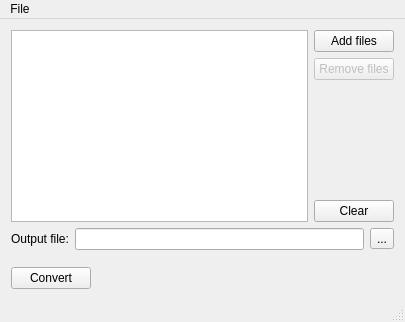
<?xml version="1.0" encoding="UTF-8"?>
<ui version="4.0">
 <class>MainWindow</class>
 <widget class="QMainWindow" name="MainWindow">
  <property name="geometry">
   <rect>
    <x>0</x>
    <y>0</y>
    <width>405</width>
    <height>322</height>
   </rect>
  </property>
  <property name="windowTitle">
   <string>PowerOne Data Converter</string>
  </property>
  <widget class="QWidget" name="centralWidget">
   <layout class="QVBoxLayout" name="verticalLayout_2">
    <item>
     <layout class="QHBoxLayout" name="horizontalLayout">
      <item>
       <widget class="QListWidget" name="fileNamesListWidget">
        <property name="editTriggers">
         <set>QAbstractItemView::NoEditTriggers</set>
        </property>
        <property name="alternatingRowColors">
         <bool>true</bool>
        </property>
        <property name="selectionMode">
         <enum>QAbstractItemView::ContiguousSelection</enum>
        </property>
        <property name="selectionBehavior">
         <enum>QAbstractItemView::SelectItems</enum>
        </property>
        <property name="viewMode">
         <enum>QListView::ListMode</enum>
        </property>
       </widget>
      </item>
      <item>
       <layout class="QVBoxLayout" name="verticalLayout">
        <item>
         <widget class="QPushButton" name="addFilesButton">
          <property name="text">
           <string>Add files</string>
          </property>
         </widget>
        </item>
        <item>
         <widget class="QPushButton" name="removeFilesButton">
          <property name="enabled">
           <bool>false</bool>
          </property>
          <property name="text">
           <string>Remove files</string>
          </property>
         </widget>
        </item>
        <item>
         <spacer name="verticalSpacer">
          <property name="orientation">
           <enum>Qt::Vertical</enum>
          </property>
          <property name="sizeHint" stdset="0">
           <size>
            <width>20</width>
            <height>40</height>
           </size>
          </property>
         </spacer>
        </item>
        <item>
         <widget class="QPushButton" name="clearFilesButton">
          <property name="text">
           <string>Clear</string>
          </property>
         </widget>
        </item>
       </layout>
      </item>
     </layout>
    </item>
    <item>
     <layout class="QHBoxLayout" name="horizontalLayout_2">
      <item>
       <widget class="QLabel" name="outputFileLabel">
        <property name="text">
         <string>Output file:</string>
        </property>
        <property name="buddy">
         <cstring>outputFileLineEdit</cstring>
        </property>
       </widget>
      </item>
      <item>
       <widget class="QLineEdit" name="outputFileLineEdit"/>
      </item>
      <item>
       <widget class="QToolButton" name="outputFileToolButton">
        <property name="text">
         <string>...</string>
        </property>
       </widget>
      </item>
     </layout>
    </item>
    <item>
     <spacer name="verticalSpacer_2">
      <property name="orientation">
       <enum>Qt::Vertical</enum>
      </property>
      <property name="sizeHint" stdset="0">
       <size>
        <width>20</width>
        <height>4</height>
       </size>
      </property>
     </spacer>
    </item>
    <item>
     <layout class="QHBoxLayout" name="horizontalLayout_3">
      <item>
       <widget class="QPushButton" name="convertButton">
        <property name="text">
         <string>Convert</string>
        </property>
       </widget>
      </item>
      <item>
       <spacer name="horizontalSpacer">
        <property name="orientation">
         <enum>Qt::Horizontal</enum>
        </property>
        <property name="sizeHint" stdset="0">
         <size>
          <width>40</width>
          <height>20</height>
         </size>
        </property>
       </spacer>
      </item>
     </layout>
    </item>
   </layout>
  </widget>
  <widget class="QMenuBar" name="menuBar">
   <property name="geometry">
    <rect>
     <x>0</x>
     <y>0</y>
     <width>405</width>
     <height>21</height>
    </rect>
   </property>
   <widget class="QMenu" name="menuFile">
    <property name="title">
     <string>File</string>
    </property>
    <addaction name="actionConvert"/>
    <addaction name="actionQuit"/>
   </widget>
   <addaction name="menuFile"/>
  </widget>
  <widget class="QStatusBar" name="statusBar"/>
  <action name="actionQuit">
   <property name="icon">
    <iconset theme="application-exit">
     <normaloff/>
    </iconset>
   </property>
   <property name="text">
    <string>Quit</string>
   </property>
   <property name="shortcut">
    <string>Ctrl+Q</string>
   </property>
  </action>
  <action name="actionConvert">
   <property name="text">
    <string>Convert</string>
   </property>
   <property name="toolTip">
    <string>Convert files</string>
   </property>
   <property name="shortcut">
    <string>Ctrl+Shift+C</string>
   </property>
  </action>
 </widget>
 <layoutdefault spacing="6" margin="11"/>
 <resources/>
 <connections>
  <connection>
   <sender>actionQuit</sender>
   <signal>triggered()</signal>
   <receiver>MainWindow</receiver>
   <slot>close()</slot>
   <hints>
    <hint type="sourcelabel">
     <x>-1</x>
     <y>-1</y>
    </hint>
    <hint type="destinationlabel">
     <x>176</x>
     <y>131</y>
    </hint>
   </hints>
  </connection>
 </connections>
</ui>
